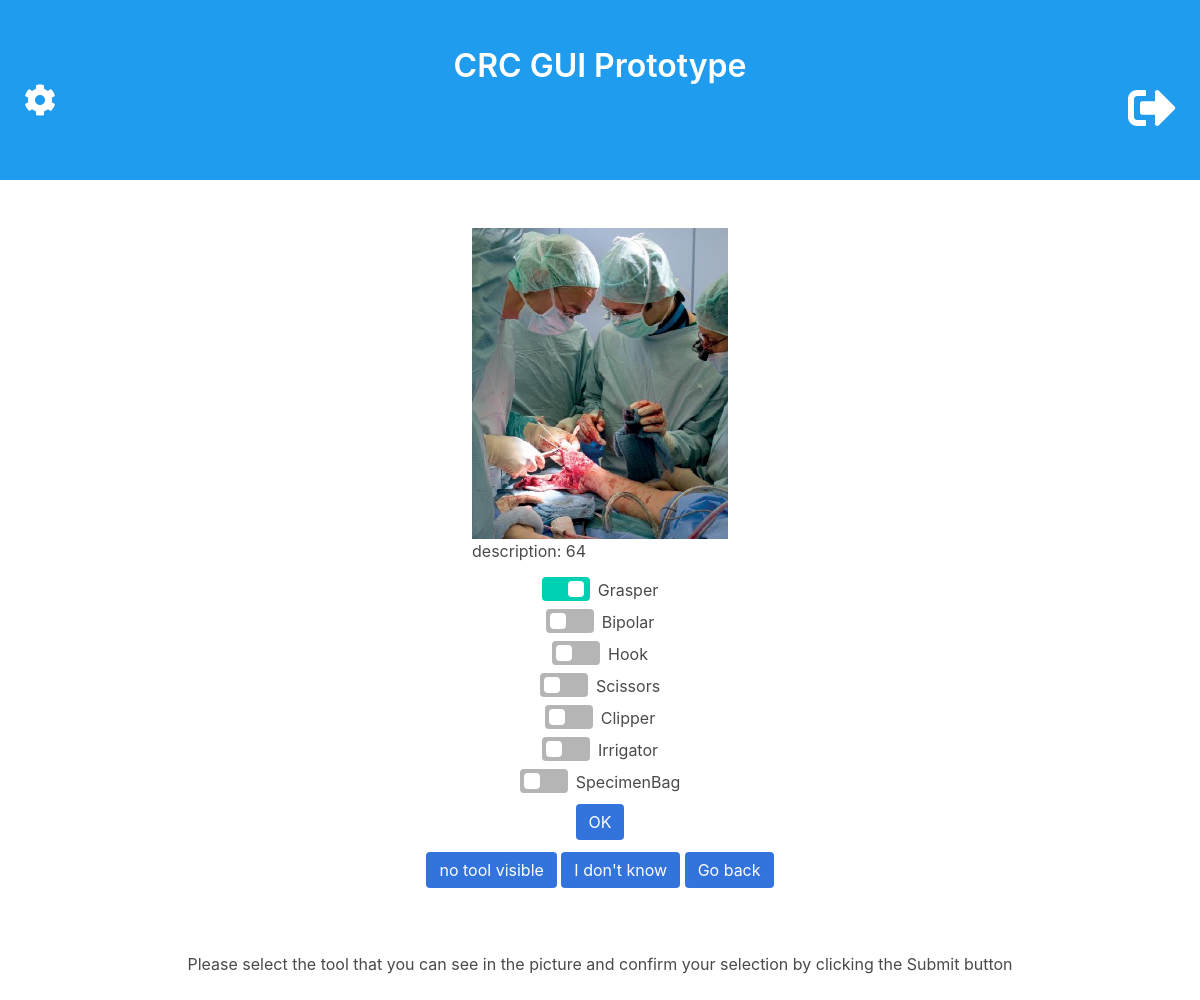
The page /image/goToPreviousImage (signed in) on the database its author committed.
### image/models.py (models this page shows)
class Image(models.Model):
    name = models.CharField(max_length=200)
    variance = models.FloatField(null=True)
    data = models.ImageField(null=True, default='default.jpg')
    opset = models.IntegerField(null=True)
    op = models.IntegerField(null=True)
    number = models.IntegerField(null=True)
    objects = image_manager()
    def __str__(self):
        return self.name
    def description(self):
        descr = ''
        descr += str(self.name)
        return descr

class Label(models.Model):
    name = models.CharField(max_length=50)
    order = models.IntegerField()
    def __str__(self):
        return self.name

### image/views.py (the view)
# urls.py: path('goToPreviousImage', views.goToPreviousImage, name='goToPreviousImage'),
def goToPreviousImage(request):
    print(" Go to previous image ")
    image = Image.objects.next_image(request.user)
    previous_image = Image.objects.previous_image(image, request.user)
    context = getPreviousPictureInformation(previous_image)
    return render(request, 'proto/main.html', context)

### image/models.py (called while the page is built, shortened)
    def next_image(self, user, image=None):
        nxt_img = None
        network_user = User.objects.get(username=NETWORK_USER)
        if not nxt_img:
            unlabeled_images = Image.objects.exclude(userlabels__author=user)
            nxt_img = unlabeled_images.annotate(num_ul=models.Count('userlabels'))\
                .order_by('-variance', 'num_ul').first()
            nxt_img2 = unlabeled_images.annotate(num_ul=models.Count('userlabels'))\
                .order_by('-variance', 'num_ul')[1]
            print('next image', nxt_img, nxt_img.variance, nxt_img.num_ul)
            print('next image2', nxt_img2, nxt_img2.variance, nxt_img2.num_ul)
        return nxt_img

    def previous_image(self, user, image):
        return self.order_by('variance').first()

    def get_image_labels(self, image):
        network_user = User.objects.get(username=NETWORK_USER)
        nn_labels = Label.objects.filter(userlabels__author=network_user, userlabels__image=image)
        return nn_labels

### image/views.py (called while the page is built)
def getPreviousPictureInformation(image):
    imagelabels = Userlabels.objects.get_image_labels(image)
    labels = Label.objects.all()
    description = image.description()
    context = {
        'image': image,
        'labels': labels,
        'imageLabels': imagelabels,
        'description': description
    }
    return context

### image/templates/proto/main.html (shortened to what this page needs)
{% extends 'proto/base.html' %}
{% block content %}
    {% if user.is_authenticated %}
        <body onload="setLabels()">
        <section class="section is-centered">
            <div class="level-item has-image-centered">
                <figure class="image is-256by256">
                    <img src="{{ image.data.url }}">
                    <figcaption>description: {{ description }}</figcaption>
                </figure>
            </div>
        </section>
        <div class="columns">
            <div class="column">
                <section class="section">
                    <div class="level-item has-text-centered">
                        <form action="getSelectedLabels" method="POST">
                            <div class="container">
                                <div class="field">
                                    {% for label in labels %}
                                        <div class="field">
                                            <label class="checkbox">
                                                <label for="{{ label }}">{{ label }}</label>
                                            </label>
                                        </div>
                                    {% endfor %}
                                </div>
                                <div class="field">
                                    <input type="submit" class="button is-link is-centered" value="OK">
                                </div>
                                <div class="field">
                                    <input type="submit" class="button is-link is-centered" value="no tool visible"
                                           formaction="noTools">
                                    <input type="submit" class="button is-link is-centered" value="I don't know"
                                           formaction="dontKnow">
                                    <input type="submit" class="button is-link is-centered" value="Go back"
                                           formaction="goToPreviousImage">
                                </div>
                            </div>
                        </form>
                    </div>
                </section>
                                            <div class="field">
                <div class="level-item has-text-centered">
                    Please select the tool that you can see in the picture and confirm your
                    selection by clicking the Submit button
                </div>
            </div>
            </div>
        </div>
    {% endif %}
{% endblock %}

### image/static/css/myStyle.css (style rules this page uses)
.image.is-256by256 { height: 256px; width: 256px; }
.has-image-centered { margin-left: auto; margin-right: auto; }

### rows shown on the page
Image: data (placeholder picture), name "64"
Label: name "Grasper"
Label: name "Bipolar"
Label: name "Hook"
Label: name "Scissors"
Label: name "Clipper"
Label: name "Irrigator"
Label: name "SpecimenBag"
